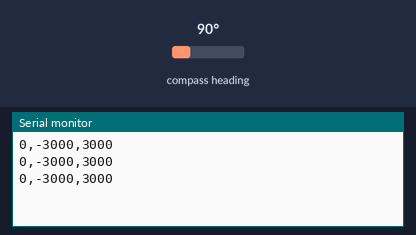
A sketch run on a simulated Arduino Uno, built with avr-gcc and run on an emulated ATmega328P. Parts: the last lines printed to the serial monitor. Wiring (inferred from the names in the program): QMC5883L compass at I2C address 0x0D. The test bench sets the inputs (shaded band); at power-on: compass heading 90°.

Above: at 1.3 s.
1.4 s: compass heading set to 7°
At 1.8 s:
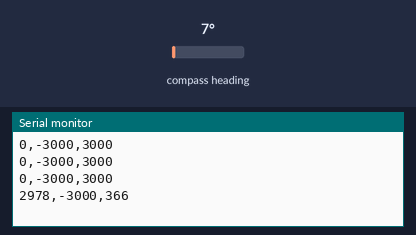
2.9 s: compass heading set to 180°
At 3.4 s:
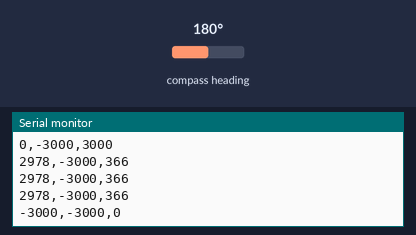
Timing chart, 0 to 5.9 s (numbered marks = the images above; inputs shaded):
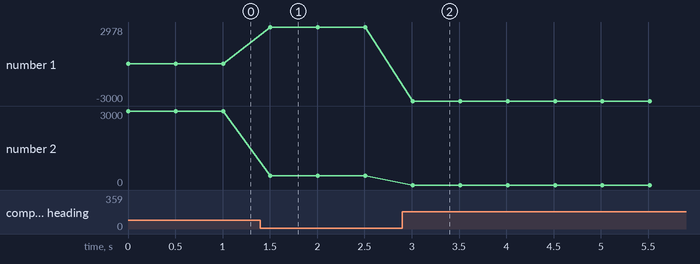

The sketch:

QMC5883.ino
```cpp
#include <Wire.h> //I2C Arduino Library

#define addr 0x0D //I2C Address for The HMC5883

void setup() {

  Serial.begin(9600);
  Wire.begin();


  Wire.beginTransmission(addr); //start talking
  Wire.write(0x0B); // Tell the HMC5883 to Continuously Measure
  Wire.write(0x01); // Set the Register
  Wire.endTransmission();
  Wire.beginTransmission(addr); //start talking
  Wire.write(0x09); // Tell the HMC5883 to Continuously Measure
  Wire.write(0x1D); // Set the Register
  Wire.endTransmission();
}

void loop() {

  int x, y, z; //triple axis data

  //Tell the HMC what regist to begin writing data into


  Wire.beginTransmission(addr);
  Wire.write(0x00); //start with register 3.
  Wire.endTransmission();

  //Read the data.. 2 bytes for each axis.. 6 total bytes
  Wire.requestFrom(addr, 6);
  if (6 <= Wire.available()) {
    x = Wire.read(); //MSB  x
    x |= Wire.read() << 8; //LSB  x
    z = Wire.read(); //MSB  z
    z |= Wire.read() << 8; //LSB z
    y = Wire.read(); //MSB y
    y |= Wire.read() << 8; //LSB y
  }

  // Show Values
  Serial.print(x);
  Serial.print(",");
  Serial.print(y);
  Serial.print(",");
  Serial.println(z);

  delay(500);
}
```

Measured:
- after the input at 1.4 s, the serial monitor: prints a new line after 0.11 s (image 1)
- after the input at 2.9 s, the serial monitor: prints a new line after 0.11 s (image 2)
- plotted number 1: 0 → 2978 after the input at 1.4 s
- plotted number 2: 3000 → 366 after the input at 1.4 s
